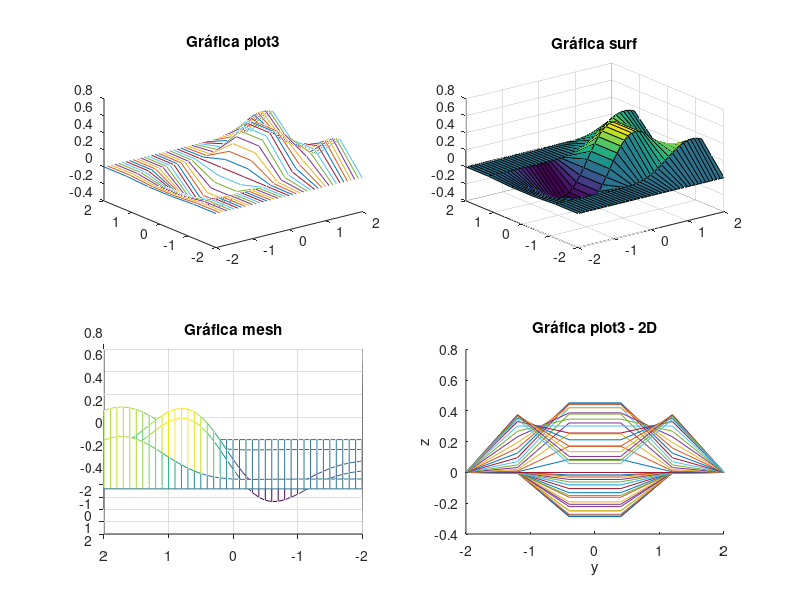

Reproduce this figure in MATLAB. (Note: this script raises an error after producing the figure.)
% Alumno : Axel Daniel Malváez Flores
% No. Cta: 318315126
% Visualización de la Información

% Definimos el rango que tomara el valor x
x = -2:0.1:2;
y = -2:0.8:2;

[X, Y] = meshgrid(x,y);
Z = X .* exp(-((X-(Y.^2)).^2 + Y.^2));

subplot(2,2,1);
plot3(X,Y,Z);
view(3);
title('Gráfica plot3');

subplot(2,2,2);
surf(X,Y,Z);
view(3);
title('Gráfica surf');

subplot(2,2,3);
mesh(X,Y,Z);
view(180,20);
title('Gráfica mesh');

subplot(2,2,4);
plot3(X,Y,Z);
view(90,0);
title('Gráfica plot3 - 2D');

% Caracteristicas de nuestra gráfica
xlabel('x');
ylabel('y');
zlabel('z');
sgtitle('Grafica de $z = xe^{-[(x-y^2)^2 + y^2]}$ con diferentes angulos de vista', 'interpreter', 'latex');